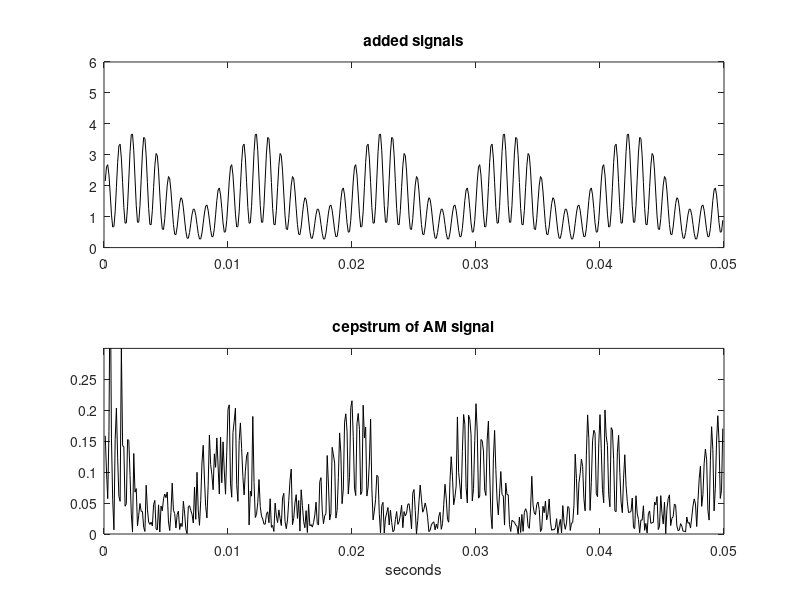

MATLAB code for this plot:
%analyze AM modulation with cepstrum

% AM sine signal
fa=100; %signal frequency in Hz
wa=2*pi*fa; %signal frequency in rad/s

fc=1000; %carrier frequency in Hz
wc=2*pi*fc; %carrier frequency in rad/s

fs=10000; %sampling frequency in Hz
tiv=1/fs; %time interval between samples;
t=0:tiv:(0.1-tiv); %time intervals set (0.5 seconds)
Nt=length(t);

MD=0.5; %modulation depth
A=1+(MD*sin(wa*t)); %amplitude
y=A.*sin(wc*t); %modulated signal data set

subplot(2,1,1)
ysum=1.5*A+real(y); %signals adding
plot(t(2:Nt/2),ysum(2:Nt/2),'k'); %plots added signals
title('added signals'); 
axis([0 0.05 0 6]);

subplot(2,1,2)
cz=rceps(y); %real cepstrum
plot(t(2:Nt/2),abs(cz(2:Nt/2)),'k'); %plots the cepstrum
title('cepstrum of AM signal'); xlabel('seconds');
axis([0 0.05 0 0.3]);
